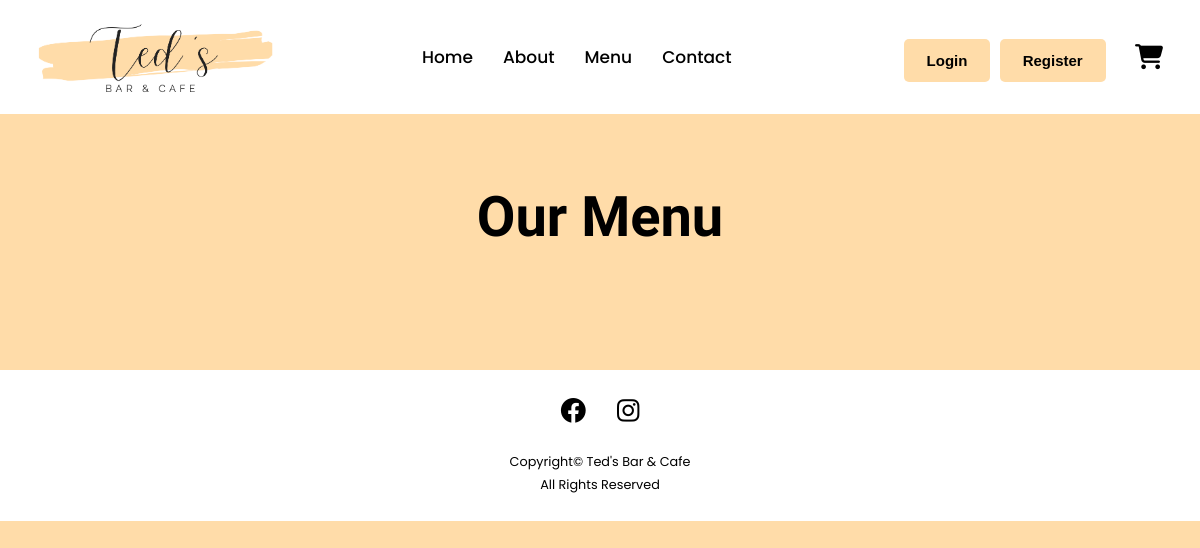
The app's page /menu/, older data.
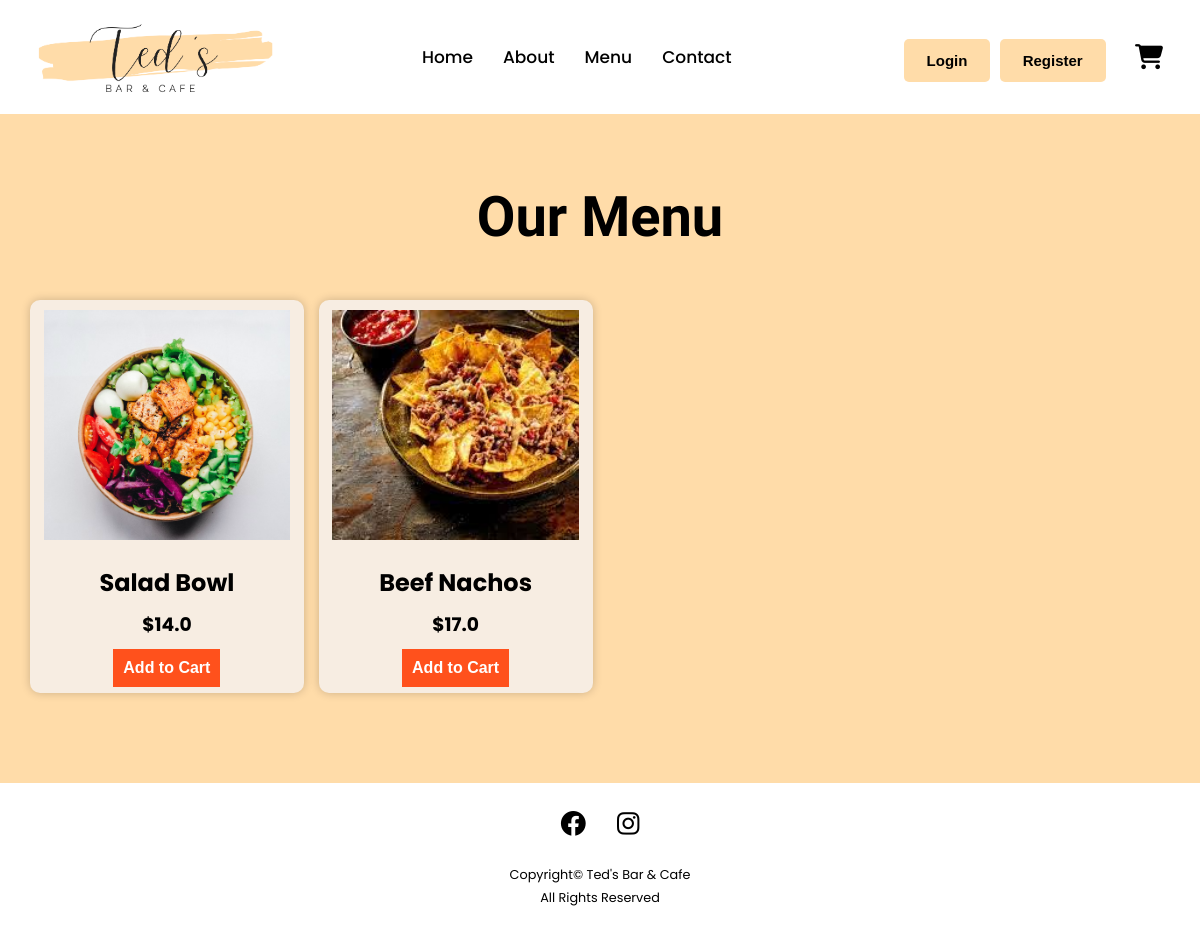
The same page, newer data.
### core/models.py (models this page shows, shortened)
class Item(models.Model):
    name = models.CharField(max_length=200)
    price = models.FloatField(null=True)
    description = models.TextField(blank=True,null=True)
    image = models.ImageField(upload_to='item_images',blank=True,null=True)

### core/views.py (the view)
# urls.py: path('menu/',views.menu, name='menu'),
def menu(request):
    context = {
        'items': Item.objects.all()
    }
    return render(request, 'core/menu.html', context)

### core/templates/core/menu.html (shortened to what this page needs)
{% extends 'core/base.html' %}
{% load static %}
{% block content %}
<div class="menu">
    <h1>Our Menu</h1>
    <div class="menu_box">
        {% for item in items %}
        <div class="menu_card">
            <div class="menu_image">
                <img src="{{item.image.url}}">
            </div>
            <div class="menu_info">
                <h2>{{item.name}}</h2>
                <h3>${{item.price}}</h3>
                <form action="/add-to-cart">
                    <button class="menu_btn">Add to Cart</button>
                </form>
            </div>
        </div>
        {% endfor %}
    </div>
</div>
{% endblock %}

### core/templates/core/base.html (shortened to what this page needs)
<!DOCTYPE html>
{% load static %}
<html lang="en">
<head>
    <link rel="stylesheet" href="https://cdnjs.cloudflare.com/ajax/libs/font-awesome/6.2.0/css/all.min.css" />
    <link rel="stylesheet" type="text/css" href="{% static 'css/style.css' %}">
</head>
<body>
    <div class="container">
        <div class="nav">
            <div class="logo">
                <a href="{% url 'home' %}"><img src="{% static 'images/logo.png' %}"></a>
            </div>
            <ul>
                <li><a href="{% url 'home' %}">Home</a></li>
                <li><a href="{% url 'about' %}">About</a></li>
                <li><a href="{% url 'menu' %}">Menu</a></li>
                <li><a href="{% url 'contact' %}">Contact</a></li>
            </ul>
            <div>
                {% if request.user.is_authenticated %}
                    <span>Hello {{user.username}}! </span>
                    <span><a href="{% url 'logout' %}" class="logout-msg">Logout</a></span>
                {% else %}
                    <a href="{% url 'login' %}"><button class="btns">Login</button></a>
                    <a href="{% url 'register' %}"><button class="btns">Register</button></a>
                {% endif %}
                <a href="{% url 'cart' %}"><i class="fa-solid fa-cart-shopping cart-icon"></i></a>
            </div>
        </div>
        {% block content %}
        {% endblock content %}
    </div>
</body>
<footer>
    <div class="footer">
    <div class="row">
    <a href="#"><i class="fa-brands fa-facebook"></i>
    </a>
    <a href="#"><i class="fa-brands fa-instagram"></i></a>
    </div>
    <div class="row">
        <p>Copyright© Ted's Bar & Cafe</p>
        <p>All Rights Reserved</p>
    </div>
    </div>
    </footer>
</html>

### static/css/style.css (style rules this page uses)
* { margin:0; padding:0; box-sizing:border-box; }
body { margin:0px; background-color: #ffdca9; font-family: 'Poppins', sans-serif; }
.nav { width:100%; background-color: white; display:flex; justify-content: space-between; align-items:center; padding:0 30px; }
.logo img { width:250px; }
.nav ul { display:flex; list-style: none; }
.nav ul li { margin-right:30px; }
.nav ul li a { text-decoration:none; color:black; font-weight: 500; font-size:17px; }
.nav .btns { background:#ffdca9; border:none; border-radius:5px; margin-right:5px; padding:13px 23px; cursor: pointer; font-weight:600; font-size:15px; }
.cart-icon { width:35px; font-size:25px; color:black; margin:10px; padding:10px; }
.footer { background:white; margin:0; padding: 5px 0; text-align:center; }
.footer .row { margin:1% 0%; padding:5px 0; font-size:0.8em; }
.footer .row p { margin-bottom:5px; }
.footer .row a { font-size:2em; margin:0% 1%; text-decoration:none; color:black; }
.menu { width: 100%; padding: 70px 0; }
.menu h1 { font-size:3.5em; display:flex; align-items: center; justify-content: center; margin-bottom:50px; font-family: 'Kaushan Script', cursive; }
.menu .menu_box { width:95%; margin: 0 auto; display:grid; grid-template-columns: 1fr 1fr 1fr 1fr; grid-gap:15px; }
.menu .menu_box .menu_card { padding-top:10px; margin-bottom:20px; background-color: #f7ede2; border-radius:10px; box-shadow: 0 0 10px rgba(0,0,0,0.2); }
.menu .menu_box .menu_card .menu_image { width:90%; height:60%; margin: auto; }
.menu_card .menu_image img { width: 100%; height: 100%; object-fit:cover; object-position:center; }
.menu_card .menu_info h2 { text-align:center; margin: 10px 0; padding-top:15px; }
.menu_card .menu_info h3 { text-align: center; margin: 10px 0; }
.menu_card .menu_info { text-decoration: none; text-align: center; }
.menu_card .menu_info .menu_btn { color:white; font-size:1em; background:#ff511c; padding: 10px; border:none; font-weight:600; cursor:pointer; }

Row changes from the older to the newer data that the page shows:
added Item: image (picture), name "Salad Bowl", price "14.0"
added Item: image (picture), name "Beef Nachos", price "17.0"
